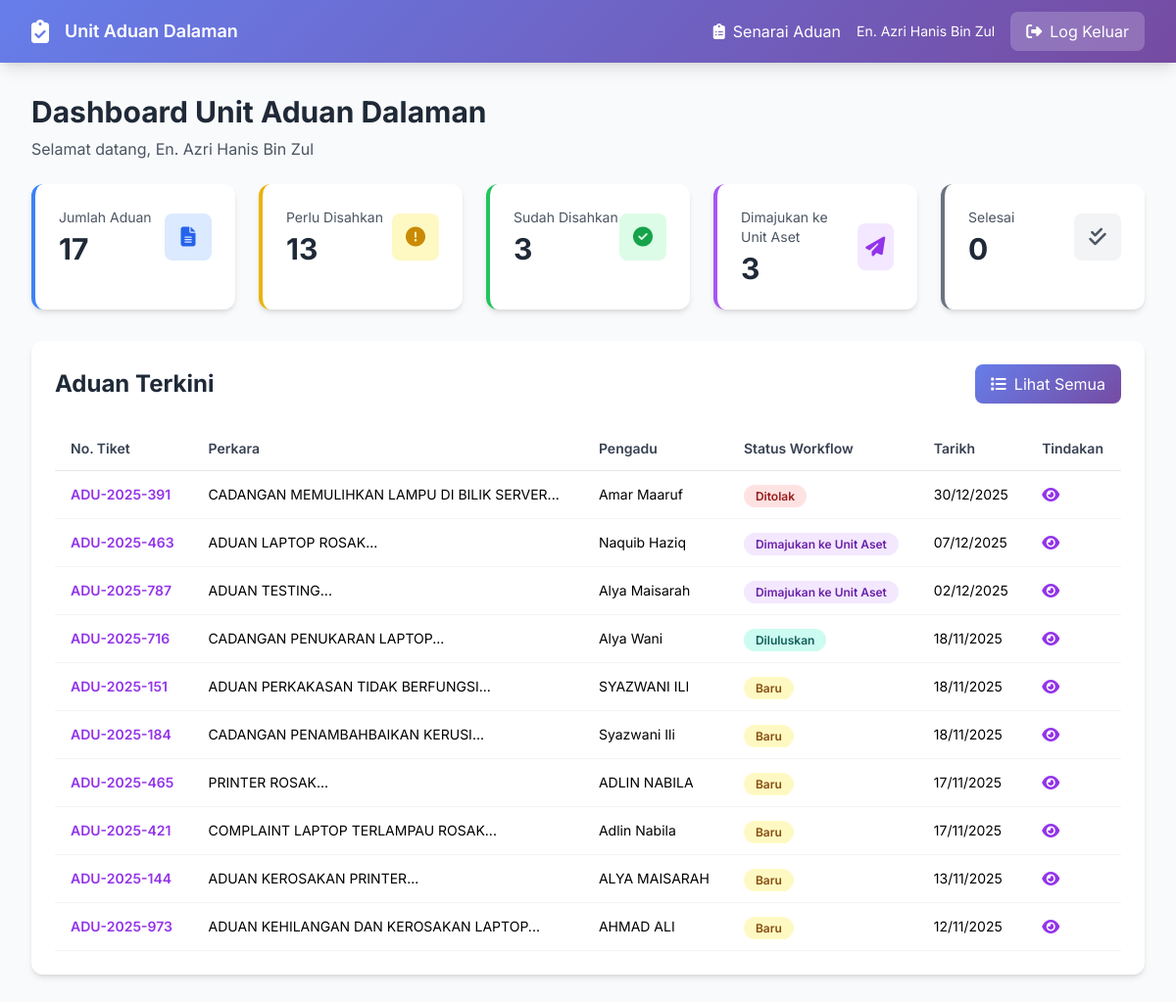
/admin/unit-aduan-dalaman/index.php (signed in), run on an earlier commit of the app's database.
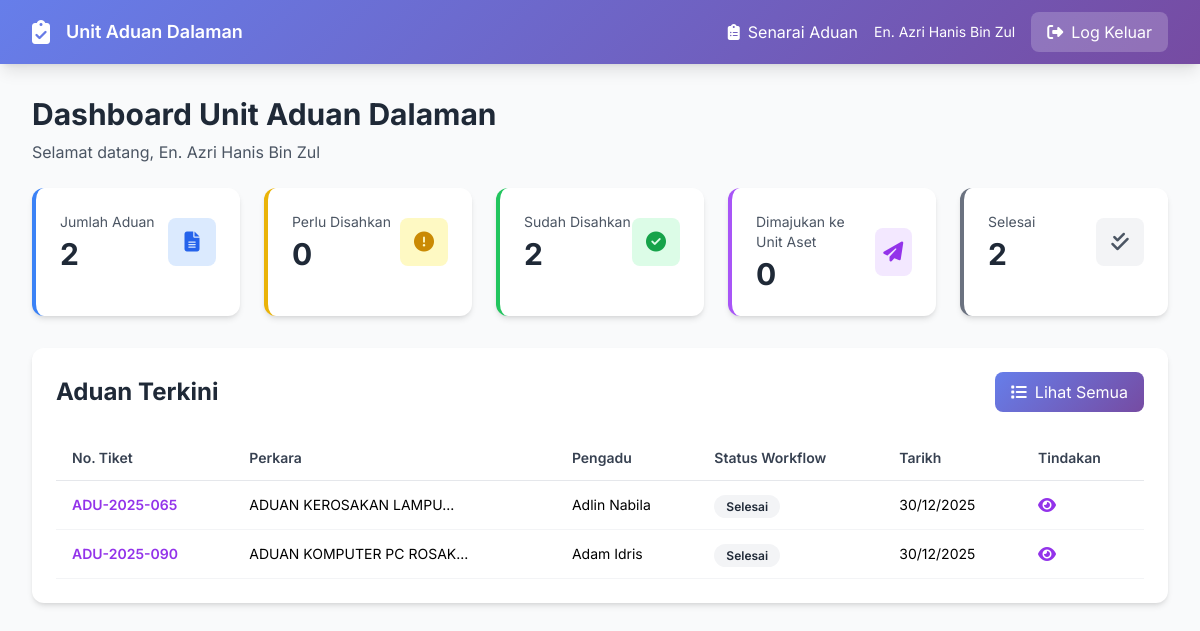
And on a later commit of the database.
### tables this page shows
CREATE TABLE `complaints` (
  `id` int NOT NULL,
  `ticket_number` varchar(50) NOT NULL,
  `jenis` enum('aduan','cadangan') NOT NULL,
  `perkara` varchar(500) NOT NULL,
  `keterangan` text NOT NULL,
  `user_id` int DEFAULT NULL,
  `nama_pengadu` varchar(255) NOT NULL,
  `alamat` text,
  `no_telefon` varchar(50) DEFAULT NULL,
  `poskod` varchar(10) DEFAULT NULL,
  `jawatan` varchar(255) DEFAULT NULL,
  `bahagian` varchar(255) DEFAULT NULL,
  `tingkat` varchar(50) DEFAULT NULL,
  `email` varchar(255) NOT NULL,
  `no_sambungan` varchar(50) DEFAULT NULL,
  `jenis_aset` varchar(100) DEFAULT NULL,
  `no_pendaftaran_aset` varchar(100) DEFAULT NULL,
  `pengguna_akhir` varchar(255) DEFAULT NULL,
  `tarikh_kerosakan` date DEFAULT NULL,
  `perihal_kerosakan` varchar(255) DEFAULT NULL,
  `perihal_kerosakan_value` varchar(100) DEFAULT NULL,
  `officer_id` int DEFAULT NULL,
  `pegawai_penerima` varchar(255) DEFAULT NULL,
  `status` enum('pending','dalam_pemeriksaan','sedang_dibaiki','selesai','dibatalkan') DEFAULT 'pending',
  `workflow_status` enum('baru','disahkan_unit_aduan','dimajukan_unit_aset','dalam_semakan_unit_aset','dimajukan_pegawai_pelulus','diluluskan','ditolak','dimajukan_unit_it','selesai') DEFAULT 'baru',
  `unit_aduan_verified_by` int DEFAULT NULL,
  `priority` enum('rendah','sederhana','tinggi','kritikal') DEFAULT 'sederhana',
  `progress` int DEFAULT '0',
  `rating` enum('cemerlang','baik','memuaskan','tidak_memuaskan') DEFAULT NULL,
  `feedback_comment` text,
  `created_at` timestamp NOT NULL DEFAULT CURRENT_TIMESTAMP,
  `updated_at` timestamp NOT NULL DEFAULT CURRENT_TIMESTAMP ON UPDATE CURRENT_TIMESTAMP,
  `completed_at` timestamp NULL DEFAULT NULL,
  `unit_aduan_verified_at` datetime DEFAULT NULL,
  `dimajukan_ke` int DEFAULT NULL COMMENT 'Unit Aset Officer ID',
  `tindakan_susulan` text,
  `tindakan_kesimpulan` text,
  `unit_aset_officer_id` int DEFAULT NULL,
  `unit_aset_reviewed_at` datetime DEFAULT NULL,
  `pegawai_pelulus_id` int DEFAULT NULL,
  `pegawai_pelulus_reviewed_at` datetime DEFAULT NULL,
  `pegawai_pelulus_status` enum('diluluskan','ditolak','pending') DEFAULT 'pending',
  `unit_aset_processed_by` int DEFAULT NULL COMMENT 'User ID who processed in Unit Aset',
  `unit_aset_processed_at` datetime DEFAULT NULL COMMENT 'When Unit Aset processed',
  `approval_officer_id` int DEFAULT NULL COMMENT 'Approval officer for this complaint',
  `unit_it_officer_id` int DEFAULT NULL COMMENT 'Unit IT officer assigned to execute the work',
  `unit_it_assigned_at` datetime DEFAULT NULL COMMENT 'When Unit IT was assigned',
  `unit_it_completed_by` int DEFAULT NULL COMMENT 'User ID who completed in Unit IT',
  `unit_it_completed_at` datetime DEFAULT NULL COMMENT 'When Unit IT completed the work'
);

### admin/unit-aduan-dalaman/index.php (the view, shortened to what the changed rows need)
<?php
$db = getDB();
$stmt = $db->query("SELECT COUNT(*) as total FROM complaints");
$total_complaints = $stmt->fetch()['total'];
$stmt = $db->query("SELECT COUNT(*) as total FROM complaints WHERE workflow_status = 'baru'");
$perlu_disahkan = $stmt->fetch()['total'];
$stmt = $db->query("SELECT COUNT(*) as total FROM complaints WHERE workflow_status IN ('disahkan_unit_aduan', 'dimajukan_unit_aset', 'dalam_semakan_unit_aset', 'dimajukan_pegawai_pelulus', 'diluluskan', 'selesai')");
$sudah_disahkan = $stmt->fetch()['total'];
$stmt = $db->query("SELECT COUNT(*) as total FROM complaints WHERE workflow_status IN ('dimajukan_unit_aset', 'dalam_semakan_unit_aset', 'dimajukan_pegawai_pelulus', 'diluluskan')");
$dimajukan_unit_aset = $stmt->fetch()['total'];
$stmt = $db->query("SELECT COUNT(*) as total FROM complaints WHERE workflow_status = 'selesai'");
$selesai = $stmt->fetch()['total'];
$stmt = $db->query("
    SELECT c.*,
           u.nama_penuh as verified_by_name,
           uao.nama as dimajukan_ke_nama
    FROM complaints c
    LEFT JOIN users u ON c.unit_aduan_verified_by = u.id
    LEFT JOIN unit_aset_officers uao ON c.dimajukan_ke = uao.id
    ORDER BY c.created_at DESC
    LIMIT 10
");
$recent_complaints = $stmt->fetchAll();
?>
<!DOCTYPE html>
<html lang="ms">
<head>
    <script src="https://cdn.tailwindcss.com"></script>
    <link href="https://cdnjs.cloudflare.com/ajax/libs/font-awesome/6.4.0/css/all.min.css" rel="stylesheet">
</head>
<body class="bg-gray-50">
    <div class="max-w-7xl mx-auto px-4 sm:px-6 lg:px-8 py-8">
        <div class="mb-6">
            <h1 class="text-3xl font-bold text-gray-800">Dashboard Unit Aduan Dalaman</h1>
        </div>
        <div class="grid grid-cols-1 md:grid-cols-2 lg:grid-cols-5 gap-6 mb-8">
            <div class="bg-white rounded-xl shadow-md p-6 border-l-4 border-blue-500">
                <div class="flex items-center justify-between">
                    <div>
                        <p class="text-sm text-gray-600 mb-1">Jumlah Aduan</p>
                        <p class="text-3xl font-bold text-gray-800"><?php echo $total_complaints; ?></p>
                    </div>
                </div>
            </div>
            <div class="bg-white rounded-xl shadow-md p-6 border-l-4 border-yellow-500">
                <div class="flex items-center justify-between">
                    <div>
                        <p class="text-sm text-gray-600 mb-1">Perlu Disahkan</p>
                        <p class="text-3xl font-bold text-gray-800"><?php echo $perlu_disahkan; ?></p>
                    </div>
                </div>
            </div>
            <div class="bg-white rounded-xl shadow-md p-6 border-l-4 border-green-500">
                <div class="flex items-center justify-between">
                    <div>
                        <p class="text-sm text-gray-600 mb-1">Sudah Disahkan</p>
                        <p class="text-3xl font-bold text-gray-800"><?php echo $sudah_disahkan; ?></p>
                    </div>
                </div>
            </div>
            <div class="bg-white rounded-xl shadow-md p-6 border-l-4 border-purple-500">
                <div class="flex items-center justify-between">
                    <div>
                        <p class="text-sm text-gray-600 mb-1">Dimajukan ke Unit Aset</p>
                        <p class="text-3xl font-bold text-gray-800"><?php echo $dimajukan_unit_aset; ?></p>
                    </div>
                </div>
            </div>
            <div class="bg-white rounded-xl shadow-md p-6 border-l-4 border-gray-500">
                <div class="flex items-center justify-between">
                    <div>
                        <p class="text-sm text-gray-600 mb-1">Selesai</p>
                        <p class="text-3xl font-bold text-gray-800"><?php echo $selesai; ?></p>
                    </div>
                </div>
            </div>
        </div>
        <div class="bg-white rounded-xl shadow-md p-6">
            <div class="flex justify-between items-center mb-6">
                <h2 class="text-2xl font-bold text-gray-800">Aduan Terkini</h2>
            </div>
            <div class="overflow-x-auto">
                <table class="w-full">
                    <thead>
                        <tr class="border-b border-gray-200">
                            <th class="text-left py-3 px-4 text-sm font-semibold text-gray-700">No. Tiket</th>
                            <th class="text-left py-3 px-4 text-sm font-semibold text-gray-700">Perkara</th>
                            <th class="text-left py-3 px-4 text-sm font-semibold text-gray-700">Pengadu</th>
                            <th class="text-left py-3 px-4 text-sm font-semibold text-gray-700">Status Workflow</th>
                            <th class="text-left py-3 px-4 text-sm font-semibold text-gray-700">Tarikh</th>
                            <th class="text-left py-3 px-4 text-sm font-semibold text-gray-700">Tindakan</th>
                        </tr>
                    </thead>
                    <tbody>
                        <?php if (empty($recent_complaints)): ?>
                        <tr>
                            <td colspan="6" class="text-center py-8 text-gray-500">
                                <i class="fas fa-inbox text-4xl mb-2"></i>
                                <p>Tiada aduan</p>
                            </td>
                        </tr>
                        <?php else: ?>
                        <?php foreach ($recent_complaints as $complaint): ?>
                        <tr class="border-b border-gray-100 hover:bg-gray-50">
                            <td class="py-3 px-4 text-sm font-semibold text-purple-600">
                                <?php echo htmlspecialchars($complaint['ticket_number']); ?>
                            </td>
                            <td class="py-3 px-4 text-sm">
                                <?php echo htmlspecialchars(substr($complaint['perkara'], 0, 50)); ?>...
                            </td>
                            <td class="py-3 px-4 text-sm">
                                <?php echo htmlspecialchars($complaint['nama_pengadu']); ?>
                            </td>
                            <td class="py-3 px-4">
                                <?php
                                $workflow_colors = [
                                    'baru' => 'bg-yellow-100 text-yellow-800',
                                    'disahkan_unit_aduan' => 'bg-green-100 text-green-800',
                                    'dimajukan_unit_aset' => 'bg-purple-100 text-purple-800',
                                    'dalam_semakan_unit_aset' => 'bg-blue-100 text-blue-800',
                                    'dimajukan_pegawai_pelulus' => 'bg-indigo-100 text-indigo-800',
                                    'diluluskan' => 'bg-teal-100 text-teal-800',
                                    'ditolak' => 'bg-red-100 text-red-800',
                                    'selesai' => 'bg-gray-100 text-gray-800'
                                ];
                                $workflow_labels = [
                                    'baru' => 'Baru',
                                    'disahkan_unit_aduan' => 'Disahkan Unit Aduan',
                                    'dimajukan_unit_aset' => 'Dimajukan ke Unit Aset',
                                    'dalam_semakan_unit_aset' => 'Dalam Semakan Unit Aset',
                                    'dimajukan_pegawai_pelulus' => 'Dimajukan ke Pegawai Pelulus',
                                    'diluluskan' => 'Diluluskan',
                                    'ditolak' => 'Ditolak',
                                    'selesai' => 'Selesai'
                                ];
                                $color = $workflow_colors[$complaint['workflow_status']] ?? 'bg-gray-100 text-gray-800';
                                $label = $workflow_labels[$complaint['workflow_status']] ?? $complaint['workflow_status'];
                                ?>
                                <span class="px-3 py-1 rounded-full text-xs font-semibold <?php echo $color; ?>">
                                    <?php echo $label; ?>
                                </span>
                            </td>
                            <td class="py-3 px-4 text-sm"><?php echo date('d/m/Y', strtotime($complaint['created_at'])); ?></td>
                            <td class="py-3 px-4">
                                <a href="view_complaint.php?id=<?php echo $complaint['id']; ?>"
                                   class="text-purple-600 hover:text-purple-800 mr-2" title="Lihat & Proses">
                                    <i class="fas fa-eye"></i>
                                </a>
                            </td>
                        </tr>
                        <?php endforeach; ?>
                        <?php endif; ?>
                    </tbody>
                </table>
            </div>
        </div>
    </div>
</body>
</html>

What changed in the data, as far as the page shows it:
removed complaints: ticket_number "ADU-2025-391", perkara "CADANGAN MEMULIHKAN LAMPU DI BILIK SERVER", nama_pengadu "Amar Maaruf", workflow_status "Ditolak", created_at "30/12/2025"
removed complaints: ticket_number "ADU-2025-463", perkara "ADUAN LAPTOP ROSAK", nama_pengadu "Naquib Haziq", workflow_status "Dimajukan ke Unit Aset", created_at "07/12/2025"
removed complaints: ticket_number "ADU-2025-787", perkara "ADUAN TESTING", nama_pengadu "Alya Maisarah", workflow_status "Dimajukan ke Unit Aset", created_at "02/12/2025"
removed complaints: ticket_number "ADU-2025-716", perkara "CADANGAN PENUKARAN LAPTOP", nama_pengadu "Alya Wani", workflow_status "Diluluskan", created_at "18/11/2025"
removed complaints: ticket_number "ADU-2025-151", perkara "ADUAN PERKAKASAN TIDAK BERFUNGSI", nama_pengadu "SYAZWANI ILI", workflow_status "Baru", created_at "18/11/2025"
removed complaints: ticket_number "ADU-2025-184", perkara "CADANGAN PENAMBAHBAIKAN KERUSI", nama_pengadu "Syazwani Ili", workflow_status "Baru", created_at "18/11/2025"
removed complaints: ticket_number "ADU-2025-465", perkara "PRINTER ROSAK", nama_pengadu "ADLIN NABILA", workflow_status "Baru", created_at "17/11/2025"
removed complaints: ticket_number "ADU-2025-421", perkara "COMPLAINT LAPTOP TERLAMPAU ROSAK", nama_pengadu "Adlin Nabila", workflow_status "Baru", created_at "17/11/2025"
removed complaints: ticket_number "ADU-2025-144", perkara "ADUAN KEROSAKAN PRINTER", nama_pengadu "ALYA MAISARAH", workflow_status "Baru", created_at "13/11/2025"
removed complaints: ticket_number "ADU-2025-973", perkara "ADUAN KEHILANGAN DAN KEROSAKAN LAPTOP", nama_pengadu "AHMAD ALI", workflow_status "Baru", created_at "12/11/2025"
added complaints: ticket_number "ADU-2025-065", perkara "ADUAN KEROSAKAN LAMPU", nama_pengadu "Adlin Nabila", workflow_status "Selesai", created_at "30/12/2025"
added complaints: ticket_number "ADU-2025-090", perkara "ADUAN KOMPUTER PC ROSAK", nama_pengadu "Adam Idris", workflow_status "Selesai", created_at "30/12/2025"
Also different on the page:
$total_complaints: "17" → "2"
$perlu_disahkan: "13" → "0"
$sudah_disahkan: "3" → "2"
$dimajukan_unit_aset: "3" → "0"
$selesai: "0" → "2"
